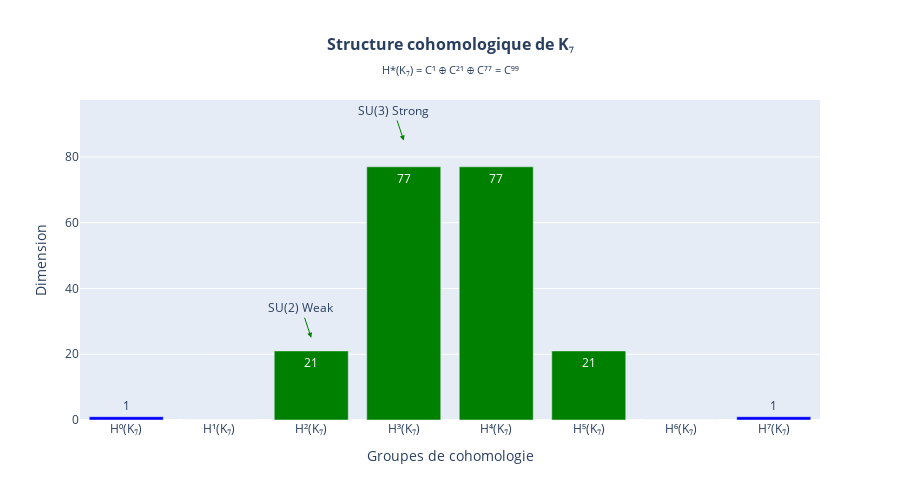

Notebook code cell kept with this figure:
### Markdown cell above
## Step 4: K₇ Cohomology and Mathematical Structure

The cohomological structure of K₇ directly determines Standard Model parameters. The numbers 21, 77, and 99 play a central role.

### Code cell
# Visualisation de la structure cohomologique K7
fig = go.Figure()

# Structure H*(K7) = C^1 ⊕ C^21 ⊕ C^77 = C^99
cohomology_data = {
    'H⁰(K₇)': 1,
    'H¹(K₇)': 0,
    'H²(K₇)': 21,  # SU(2)
    'H³(K₇)': 77,  # SU(3)
    'H⁴(K₇)': 77,  # Poincaré duality
    'H⁵(K₇)': 21,  # Poincaré duality
    'H⁶(K₇)': 0,
    'H⁷(K₇)': 1    # Poincaré duality
}

dimensions = list(cohomology_data.keys())
values = list(cohomology_data.values())
colors = ['red' if v == 0 else 'blue' if v == 1 else 'green' for v in values]

fig.add_trace(go.Bar(
    x=dimensions,
    y=values,
    marker_color=colors,
    text=values,
    textposition='auto',
    hovertemplate='<b>%{x}</b><br>Dimension: %{y}<extra></extra>'
))

# Ajouter des annotations pour les groupes de jauge
fig.add_annotation(
    x='H²(K₇)', y=25,
    text="SU(2) Weak",
    showarrow=True,
    arrowhead=2,
    arrowcolor='green'
)

fig.add_annotation(
    x='H³(K₇)', y=85,
    text="SU(3) Strong",
    showarrow=True,
    arrowhead=2,
    arrowcolor='green'
)

fig.update_layout(
    title=dict(
        text="<b>Structure cohomologique de K₇</b><br><sub>H*(K₇) = C¹ ⊕ C²¹ ⊕ C⁷⁷ = C⁹⁹</sub>",
        x=0.5,
        font=dict(size=16)
    ),
    xaxis_title="Groupes de cohomologie",
    yaxis_title="Dimension",
    height=500,
    showlegend=False
)

fig.show()

# Calcul des facteurs de correction
total_cohomology = sum(cohomology_data.values())
factor_99 = 99
factor_114 = 99 + 15  # E8 correction
factor_38 = 99 - 61   # Complement

print(f"\nFacteurs de correction GIFT:")
print(f"- H*(K₇) total: {total_cohomology}")
print(f"- Facteur 99: {factor_99} (cohomologie de base)")
print(f"- Facteur 114: {factor_114} (99 + correction E8)")
print(f"- Facteur 38: {factor_38} (99 - correction E8)")
print(f"\nGroupes de jauge:")
print(f"- SU(2): H²(K₇) = {cohomology_data['H²(K₇)']} (force faible)")
print(f"- SU(3): H³(K₇) = {cohomology_data['H³(K₇)']} (force forte)")
print(f"- U(1): Émerge de la projection géométrique")

### Figure 1 — Plotly figure (JSON) as saved in the notebook; plotly's stock layout.template omitted (floating-point values rounded to 4 significant figures)
{"data": [{"hovertemplate": "<b>%{x}</b><br>Dimension: %{y}<extra></extra>", "marker": {"color": ["blue", "red", "green", "green", "green", "green", "red", "blue"]}, "text": ["1", "0", "21", "77", "77", "21", "0", "1"], "textposition": "auto", "type": "bar", "x": ["H⁰(K₇)", "H¹(K₇)", "H²(K₇)", "H³(K₇)", "H⁴(K₇)", "H⁵(K₇)", "H⁶(K₇)", "H⁷(K₇)"], "y": [1, 0, 21, 77, 77, 21, 0, 1]}], "layout": {"annotations": [{"arrowcolor": "green", "arrowhead": 2, "showarrow": true, "text": "SU(2) Weak", "x": "H²(K₇)", "y": 25}, {"arrowcolor": "green", "arrowhead": 2, "showarrow": true, "text": "SU(3) Strong", "x": "H³(K₇)", "y": 85}], "height": 500, "showlegend": false, "title": {"font": {"size": 16}, "text": "<b>Structure cohomologique de K₇</b><br><sub>H*(K₇) = C¹ ⊕ C²¹ ⊕ C⁷⁷ = C⁹⁹</sub>", "x": 0.5}, "xaxis": {"title": {"text": "Groupes de cohomologie"}}, "yaxis": {"title": {"text": "Dimension"}}}}
